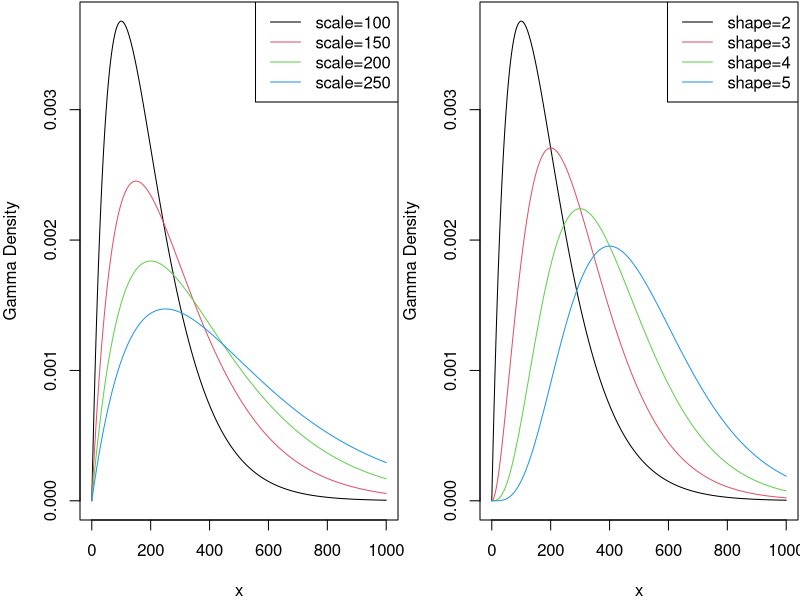
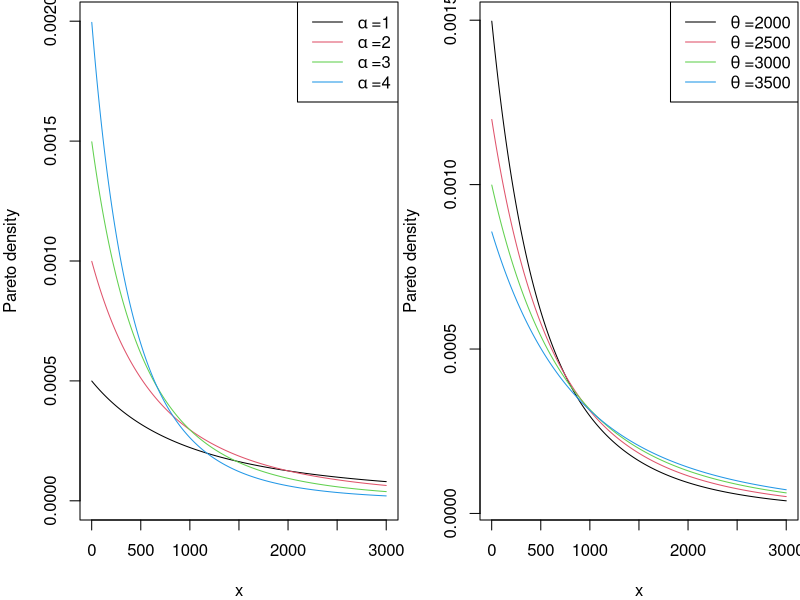
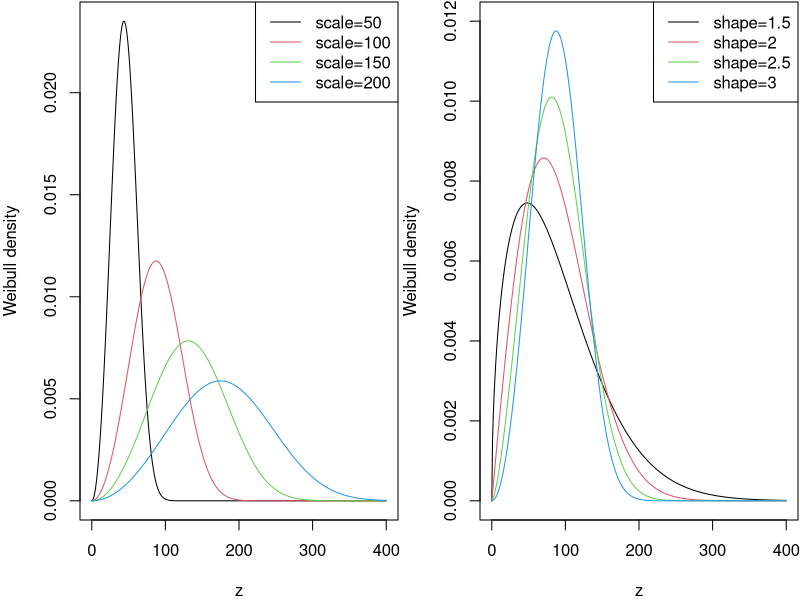

Recreate these plots in R, in order.
## ---- chunk 1
par(mfrow=c(1, 2), mar = c(4, 4, .1, .1))

# Varying Scale Gamma Densities
scaleparam <- seq(100, 250, by = 50)
shapeparam <- 2:5
x <- seq(0, 1000, by = 1)
fgamma <- dgamma(x, shape = 2, scale = scaleparam[1])
plot(x, fgamma, type = "l", ylab = "Gamma Density")
for(k in 2:length(scaleparam)){
  fgamma <- dgamma(x,shape = 2, scale = scaleparam[k])
  lines(x,fgamma, col = k)
}
legend("topright", c("scale=100", "scale=150", "scale=200", "scale=250"), lty=1, col = 1:4)

# Varying Shape Gamma Densities
fgamma <- dgamma(x, shape = shapeparam[1], scale = 100)
plot(x, fgamma, type = "l", ylab = "Gamma Density")
for(k in 2:length(shapeparam)){
  fgamma <- dgamma(x,shape = shapeparam[k], scale = 100)
  lines(x,fgamma, col = k)
}
legend("topright", c("shape=2", "shape=3", "shape=4", "shape=5"), lty=1, col = 1:4)
## ---- chunk 2
library(VGAM)

par(mfrow=c(1, 2), mar = c(4, 4, .1, .1))

# Varying Scale Pareto Densities
x <- seq(1, 3000, by = 1)
scaleparam <- seq(2000, 3500, 500)
shapeparam <- 1:4

# varying the shape parameter
plot(x, dparetoII(x, loc=0, shape = shapeparam[1], scale = 2000), ylim=c(0,0.002),type = "l", ylab = "Pareto density")
for(k in 2:length(shapeparam)){
  lines(x, dparetoII(x, loc=0, shape = shapeparam[k], scale = 2000), col = k)
}
legend("topright", c(expression(alpha~'=1'), expression(alpha~'=2'), expression(alpha~'=3'), expression(alpha~'=4')), lty=1, col = 1:4)

# Varying Shape Pareto Densities
plot(x, dparetoII(x, loc=0, shape = 3, scale = scaleparam[1]), type = "l", ylab = "Pareto density")
for(k in 2:length(scaleparam)){
  lines(x, dparetoII(x, loc=0, shape = 3, scale = scaleparam[k]), col = k)
}
legend("topright", c(expression(theta~'=2000'), expression(theta~'=2500'), expression(theta~'=3000'), expression(theta~'=3500')), lty=1, col = 1:4)


## ---- chunk 3
par(mfrow=c(1, 2), mar = c(4, 4, .1, .1))

# Varying Scale Weibull Densities
z<- seq(0,400,by=1)
scaleparam <- seq(50,200,50)
shapeparam <- seq(1.5,3,0.5)
plot(z, dweibull(z, shape = 3, scale = scaleparam[1]), type = "l", ylab = "Weibull density")
for(k in 2:length(scaleparam)){
  lines(z,dweibull(z,shape = 3, scale = scaleparam[k]), col = k)}
legend("topright", c("scale=50", "scale=100", "scale=150", "scale=200"), lty=1, col = 1:4)

# Varying Shape Weibull Densities
plot(z, dweibull(z, shape = shapeparam[1], scale = 100), ylim=c(0,0.012), type = "l", ylab = "Weibull density")
for(k in 2:length(shapeparam)){
  lines(z,dweibull(z,shape = shapeparam[k], scale = 100), col = k)}
legend("topright", c("shape=1.5", "shape=2", "shape=2.5", "shape=3"), lty=1, col = 1:4)
